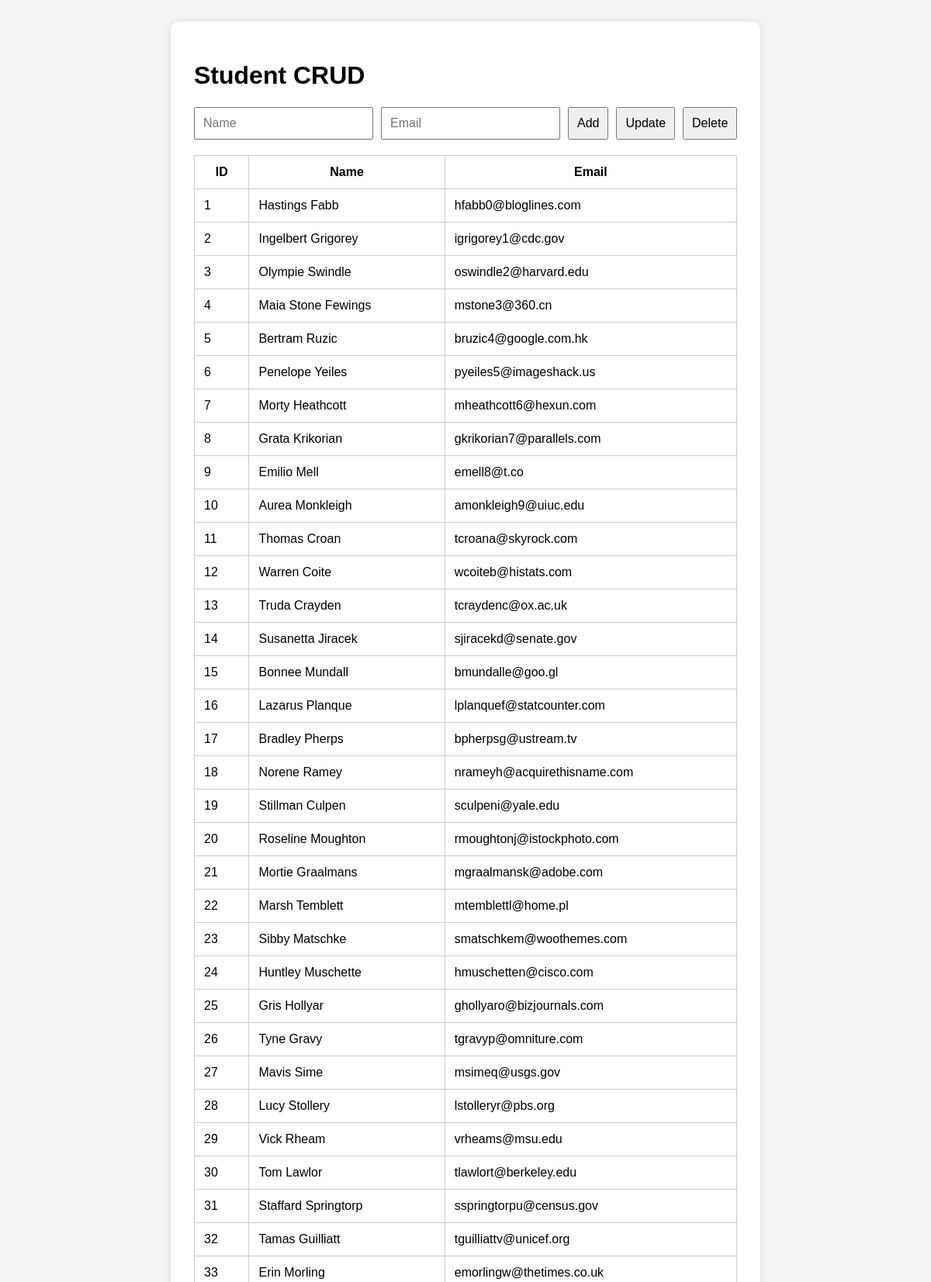
The page / (upper part) on the database its author committed.
### tables this page shows
CREATE TABLE students (
    id INT AUTO_INCREMENT PRIMARY KEY,
    name VARCHAR(100),
    email VARCHAR(100)
);

### Database.php (called while the page is built, shortened)
<?php
class Database {
    protected PDO $conn;
    public function __construct() {
        $dsn = "mysql:host=localhost;dbname=stdnt_mgmt;charset=utf8mb4";
        $user = "root";
        $pass = "";
        try {
            $this->conn = new PDO($dsn, $user, $pass);
            $this->conn->setAttribute(PDO::ATTR_ERRMODE, PDO::ERRMODE_EXCEPTION);
        } catch (PDOException $e) {
            die("Connection failed: " . $e->getMessage());
        }
    }
    protected function read(string $table, string $condition = "1"): array {
        $sql = "SELECT * FROM $table WHERE $condition";
        return $this->conn->query($sql)->fetchAll(PDO::FETCH_ASSOC);
    }
}

### Student.php (called while the page is built, shortened)
<?php
require_once 'Database.php';
class Student extends Database {
    public function getStudents(): array {
        return $this->read("students");
    }
}

### index.php (the view, shortened to what this page needs)
<?php
require_once 'Student.php';
$student = new Student();
$students = $student->getStudents();
?>
<!DOCTYPE html>
<html>
<head>
    <link rel="stylesheet" href="style.css">
</head>
<body>
<div class="container">
    <h1>Student CRUD</h1>
    <form method="post">
        <input type="text" name="name" placeholder="Name" required>
        <input type="email" name="email" placeholder="Email" required>
        <button name="add">Add</button>
        <button name="update">Update</button>
        <button name="delete">Delete</button>
    </form>
    <table>
        <tr><th>ID</th><th>Name</th><th>Email</th></tr>
        <?php foreach ($students as $s): ?>
            <tr>
                <td><?= $s['id'] ?></td>
                <td><?= $s['name'] ?></td>
                <td><?= $s['email'] ?></td>
            </tr>
        <?php endforeach; ?>
    </table>
</div>
</body>
</html>

### style.css (style rules this page uses)
body { font-family: Arial, sans-serif; background: #f4f4f4; padding: 20px; }
.container { max-width: 700px; margin: auto; background: white; padding: 30px; border-radius: 10px; box-shadow: 0 0 10px rgba(0,0,0,0.1); }
form { display: flex; gap: 10px; margin-bottom: 20px; }
input, button { padding: 10px; font-size: 16px; }
table { width: 100%; border-collapse: collapse; }
th, td { padding: 12px; border: 1px solid #ccc; }

### rows shown on the page
students: id "1", name "Hastings Fabb", email "hfabb0@bloglines.com"
students: id "2", name "Ingelbert Grigorey", email "igrigorey1@cdc.gov"
students: id "3", name "Olympie Swindle", email "oswindle2@harvard.edu"
students: id "4", name "Maia Stone Fewings", email "mstone3@360.cn"
students: id "5", name "Bertram Ruzic", email "bruzic4@google.com.hk"
students: id "6", name "Penelope Yeiles", email "pyeiles5@imageshack.us"
students: id "7", name "Morty Heathcott", email "mheathcott6@hexun.com"
students: id "8", name "Grata Krikorian", email "gkrikorian7@parallels.com"
students: id "9", name "Emilio Mell", email "emell8@t.co"
students: id "10", name "Aurea Monkleigh", email "amonkleigh9@uiuc.edu"
students: id "11", name "Thomas Croan", email "tcroana@skyrock.com"
students: id "12", name "Warren Coite", email "wcoiteb@histats.com"
students: id "13", name "Truda Crayden", email "tcraydenc@ox.ac.uk"
students: id "14", name "Susanetta Jiracek", email "sjiracekd@senate.gov"
students: id "15", name "Bonnee Mundall", email "bmundalle@goo.gl"
students: id "16", name "Lazarus Planque", email "lplanquef@statcounter.com"
students: id "17", name "Bradley Pherps", email "bpherpsg@ustream.tv"
students: id "18", name "Norene Ramey", email "nrameyh@acquirethisname.com"
students: id "19", name "Stillman Culpen", email "sculpeni@yale.edu"
students: id "20", name "Roseline Moughton", email "rmoughtonj@istockphoto.com"
students: id "21", name "Mortie Graalmans", email "mgraalmansk@adobe.com"
students: id "22", name "Marsh Temblett", email "mtemblettl@home.pl"
students: id "23", name "Sibby Matschke", email "smatschkem@woothemes.com"
students: id "24", name "Huntley Muschette", email "hmuschetten@cisco.com"
students: id "25", name "Gris Hollyar", email "ghollyaro@bizjournals.com"
students: id "26", name "Tyne Gravy", email "tgravyp@omniture.com"
students: id "27", name "Mavis Sime", email "msimeq@usgs.gov"
students: id "28", name "Lucy Stollery", email "lstolleryr@pbs.org"
students: id "29", name "Vick Rheam", email "vrheams@msu.edu"
students: id "30", name "Tom Lawlor", email "tlawlort@berkeley.edu"
students: id "31", name "Staffard Springtorp", email "sspringtorpu@census.gov"
students: id "32", name "Tamas Guilliatt", email "tguilliattv@unicef.org"
students: id "33", name "Erin Morling", email "emorlingw@thetimes.co.uk"
